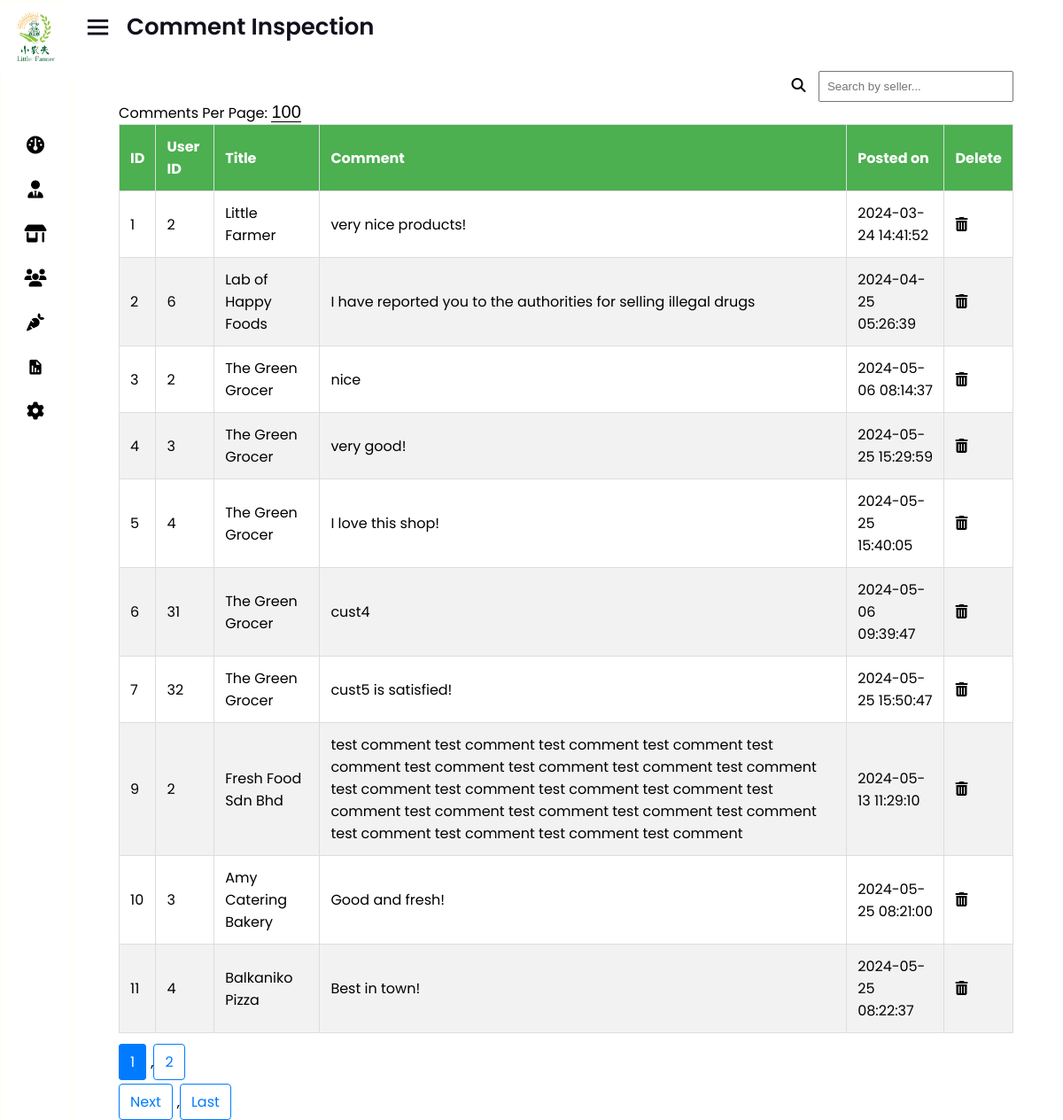
Page /seller/admin/comment_inspection.php on the committed database.
### tables this page shows
CREATE TABLE `user_comments` (
  `id` int(11) NOT NULL,
  `user_id` int(11) DEFAULT NULL,
  `res_id` int(11) DEFAULT NULL,
  `comment` text DEFAULT NULL,
  `created_at` timestamp NOT NULL DEFAULT current_timestamp()
);

CREATE TABLE `restaurant` (
  `rs_id` int(222) NOT NULL,
  `c_id` int(222) NOT NULL,
  `title` varchar(222) NOT NULL,
  `email` varchar(222) NOT NULL,
  `phone` varchar(222) NOT NULL,
  `url` varchar(222) NOT NULL,
  `o_hr` varchar(222) NOT NULL,
  `c_hr` varchar(222) NOT NULL,
  `o_days` varchar(222) NOT NULL,
  `address` text NOT NULL,
  `image` text NOT NULL,
  `date` timestamp NOT NULL DEFAULT current_timestamp() ON UPDATE current_timestamp(),
  `description` text NOT NULL
);

### seller/admin/comment_inspection.php (the view, shortened to what this page needs)
<!DOCTYPE html>
<html lang="en" dir="ltr">
<head>
    <link rel="stylesheet" href="style.css">
    <link rel="stylesheet" href="https://cdnjs.cloudflare.com/ajax/libs/font-awesome/4.7.0/css/font-awesome.min.css">
    <link href='https://unpkg.com/boxicons@2.0.7/css/boxicons.min.css' rel='stylesheet'>
</head>
<body>
    <div class="sidebar close">
        <?php include "sidebar.php"; ?>
    </div>
    <section class="home-section">
        <div class="home-content">
            <i class='bx bx-menu'></i>
            <span class="text">Comment Inspection</span>
        </div>
        <div class="empMainCon">
            <div class="search-container" style="text-align: right">
				<i class="fa fa-search search-icon" onclick="filterComments()"></i>
                <input type="text" id="searchInput" placeholder="Search by seller..." onkeyup="filterComments()">
            </div>
            <div class="comments-per-page">
				<label for="commentsPerPage">Comments Per Page:</label>
				<select id="commentsPerPage" onchange="updateCommentsPerPage()" class="custom-select" style="margin: 50 10">
					<option value="100" <?php if(!isset($_GET['commentsPerPage']) || $_GET['commentsPerPage'] == '100') echo 'selected'; ?>>100</option>
				</select>
			</div>
            <?php
            include("config/connect.php");
            $commentsPerPage = isset($_GET['commentsPerPage']) && in_array((int)$_GET['commentsPerPage'], [5, 10, 15, 50]) ? (int)$_GET['commentsPerPage'] : 10;
            $page = isset($_GET['page']) && is_numeric($_GET['page']) ? (int)$_GET['page'] : 1;
            $start = ($page - 1) * $commentsPerPage;
            $totalCommentsQuery = "SELECT COUNT(*) AS total FROM user_comments";
            $totalCommentsResult = mysqli_query($db, $totalCommentsQuery);
            $totalCommentsRow = mysqli_fetch_assoc($totalCommentsResult);
            $totalComments = $totalCommentsRow['total'];
            $totalPages = ceil($totalComments / $commentsPerPage);
            $query = "SELECT c.id, c.user_id, r.title, c.comment, c.created_at
                      FROM user_comments c
                      INNER JOIN restaurant r ON c.res_id = r.rs_id
                      LIMIT $start, $commentsPerPage";
            $result = mysqli_query($db, $query);
            if (mysqli_num_rows($result) > 0) {
                echo '<div class="table-responsive">';
                echo '<table class="table table-bordered" style="width: 100%;">';
                echo '<thead>';
                echo '<tr>';
                echo '<th>ID</th>';
                echo '<th>User ID</th>';
                echo '<th>Title</th>';
                echo '<th>Comment</th>';
                echo '<th>Posted on</th>';
                echo '<th>Delete</th>';
                echo '</tr>';
                echo '</thead>';
                echo '<tbody id="commentTableBody">';
                while ($row = mysqli_fetch_assoc($result)) {
                    echo '<tr>';
                    echo '<td>' . $row['id'] . '</td>';
                    echo '<td>' . $row['user_id'] . '</td>';
                    echo '<td>' . $row['title'] . '</td>';
                    echo '<td>' . $row['comment'] . '</td>';
                    echo '<td>' . $row['created_at'] . '</td>';
                    echo '<td><a href="delete_comment.php?id=' . $row['id'] . '" class="btn btn-danger btn-flat btn-addon btn-xs m-b-10" onclick="return confirm(\'Are you sure you want to delete this comment?\');"><i class="fa fa-trash-o" style="font-size:16px"></i></a></td>';
                    echo '</tr>';
                }
                echo '</tbody>';
                echo '</table>';
                echo '</div>';
                echo '<div class="pagination">';
                for ($i = 1; $i <= $totalPages; $i++) {
                    echo '<a href="?page=' . $i . '&commentsPerPage=' . $commentsPerPage . '" ';
                    if ($page === $i) {
                        echo 'class="active"';
                    }
                    echo '>' . $i . '</a>';
                    if ($i < $totalPages) {
                        echo ',';
                    }
                }
                if ($page < $totalPages) {
                    echo '</div><div class="pagination next-last">';
                    echo '<a href="?page=' . ($page + 1) . '&commentsPerPage=' . $commentsPerPage . '">Next</a>,';
                    echo '<a href="?page=' . $totalPages . '&commentsPerPage=' . $commentsPerPage . '">Last</a>';
                }
                echo '</div>';
            } else {
                echo '<p>No comments found.</p>';
            }
            ?>
        </div>
    </section>
</body>
</html>

### seller/admin/style.css (style rules this page uses)
html, body { width: 100%; height: 100%; margin: 0; padding: 0; box-sizing: border-box; font-family: 'Poppins', sans-serif; overflow-y: auto; }
.sidebar { border: 1px solid #ffe; position: fixed; top: 0; left: 0; height: 100%; width: 260px; background: #ffffff; z-index: 100; transition: all 0.5s ease; }
.sidebar.close { width: 78px; }
.home-section { position: relative; background: #ffffff; height: 100vh; left: 260px; width: calc(100% - 260px); transition: all 0.5s ease; overflow-y: auto; }
.sidebar.close ~ .home-section { left: 78px; width: calc(100% - 78px); }
.home-section .home-content { height: 60px; display: flex; align-items: center; }
.home-section .home-content .bx-menu, .home-section .home-content .text { color: #11101d; font-size: 35px; }
.home-section .home-content .bx-menu { margin: 0 15px; cursor: pointer; }
.home-section .home-content .text { font-size: 26px; font-weight: 600; }
.empMainCon { width: 90%; margin-left: auto; margin-right: auto; margin-top: 20px; }
.empMainCon #searchInput { padding: 8px; width: 200px; margin-left: 10px; }
.empMainCon table { border-collapse: collapse; width: 100%; margin-left: auto; margin-right: auto; margin-top: 20px; margin-bottom: 10px; }
.empMainCon th, td { border: 1px solid #ddd; padding: 12px; text-align: left; }
.empMainCon th { background-color: #4CAF50; color: white; cursor: pointer; }
.empMainCon tr:nth-child(even) { background-color: #f2f2f2; }
.close { color: #aaa; font-size: 28px; font-weight: bold; cursor: pointer; }
.custom-select { border: none; border-bottom: 1px solid #000; background-color: transparent; padding: 0; margin: 0; appearance: none; text-align: center; font-size: 20px; }
a { text-decoration: none; color: inherit; }

### seller/admin/comment_inspection.php (style rules this page uses)
.comments-per-page { float: left; }
.pagination { margin-top: 20px; }
.pagination a { color: #007bff; padding: 8px 12px; text-decoration: none; border: 1px solid #007bff; margin-right: 5px; border-radius: 4px; }
.pagination a.active { background-color: #007bff; color: white; }

### rows in the picture
user_comments: id "1", user "2", restaurant.title "Little Farmer", comment "very nice products!", created_at "2024-03-24 14:41:52"
user_comments: id "2", user "6", restaurant.title "Lab of Happy Foods", comment "I have reported you to the authorities for selling illegal drugs", created_at "2024-04-25 05:26:39"
user_comments: id "3", user "2", restaurant.title "The Green Grocer", comment "nice", created_at "2024-05-06 08:14:37"
user_comments: id "4", user "3", restaurant.title "The Green Grocer", comment "very good!", created_at "2024-05-25 15:29:59"
user_comments: id "5", user "4", restaurant.title "The Green Grocer", comment "I love this shop!", created_at "2024-05-25 15:40:05"
user_comments: id "6", user "31", restaurant.title "The Green Grocer", comment "cust4", created_at "2024-05-06 09:39:47"
user_comments: id "7", user "32", restaurant.title "The Green Grocer", comment "cust5 is satisfied!", created_at "2024-05-25 15:50:47"
user_comments: id "9", user "2", restaurant.title "Fresh Food Sdn Bhd", comment "test comment test comment test comment test comment test comment test comment test comment test comment test comment test comment test comment test comment test comment test comment test comment test comment test comment test comment test comment test comment test comment test comment", created_at "2024-05-13 11:29:10"
user_comments: id "10", user "3", restaurant.title "Amy Catering Bakery", comment "Good and fresh!", created_at "2024-05-25 08:21:00"
user_comments: id "11", user "4", restaurant.title "Balkaniko Pizza", comment "Best in town!", created_at "2024-05-25 08:22:37"
